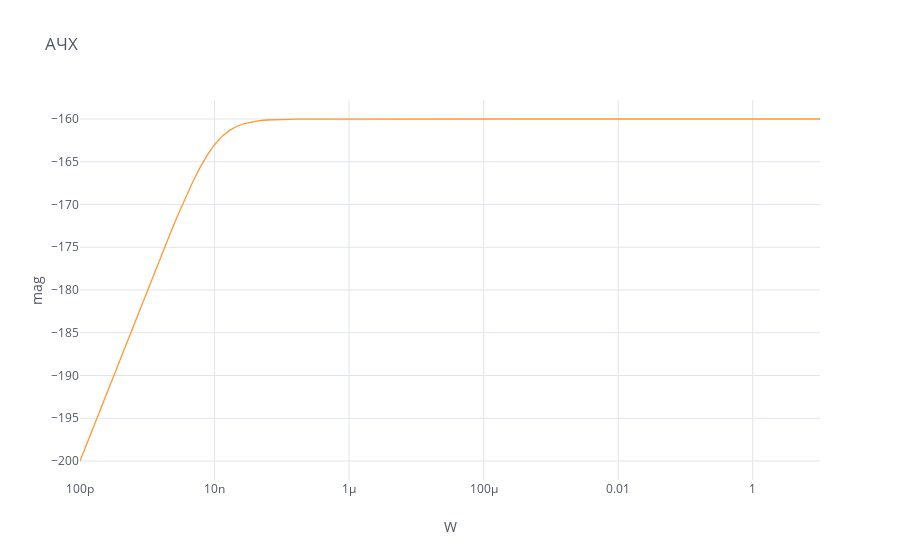
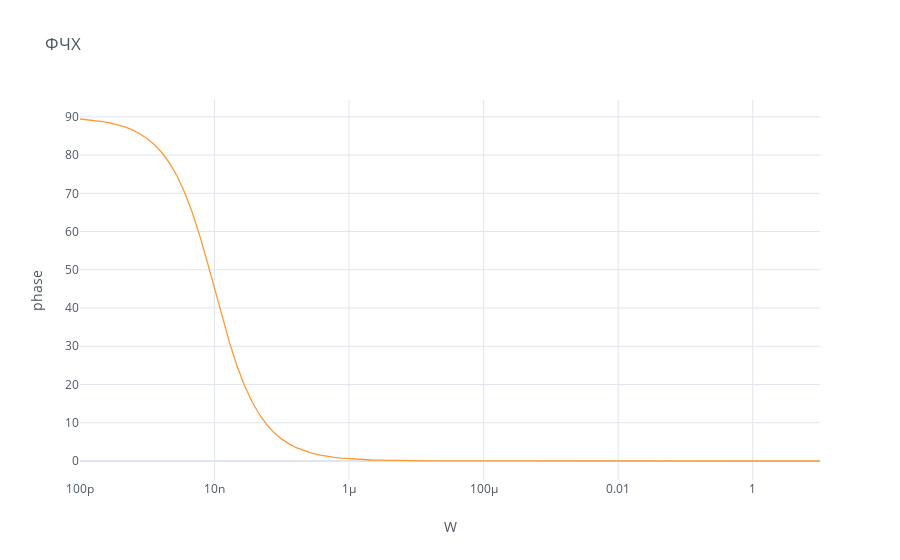

Notebook code cell kept with these figures, in order:
### Markdown cell above
### 5. Постройте графики АЧХ и ФЧХ для двух систем, описанных в пункте выше. Имеет ли смысл это действие для неустойчивой системы?

### Code cell
W, bode_mag, phase = signal.bode(transfer_func)


df_mwp = pd.DataFrame(bode_mag, index=W)
df_mwp.iplot(mode='lines', xTitle='W', yTitle='mag', title='АЧХ', xaxis_type="log")

df_pwp = pd.DataFrame(phase, index=W)
df_pwp.iplot(mode='lines', xTitle='W', yTitle='phase', title='ФЧХ', xaxis_type="log")

# Имеет ли смысл это действие для неустойчивой системы?
# - Нет. Так как неустойчивая система дает бесконечный рост амплитуды.
